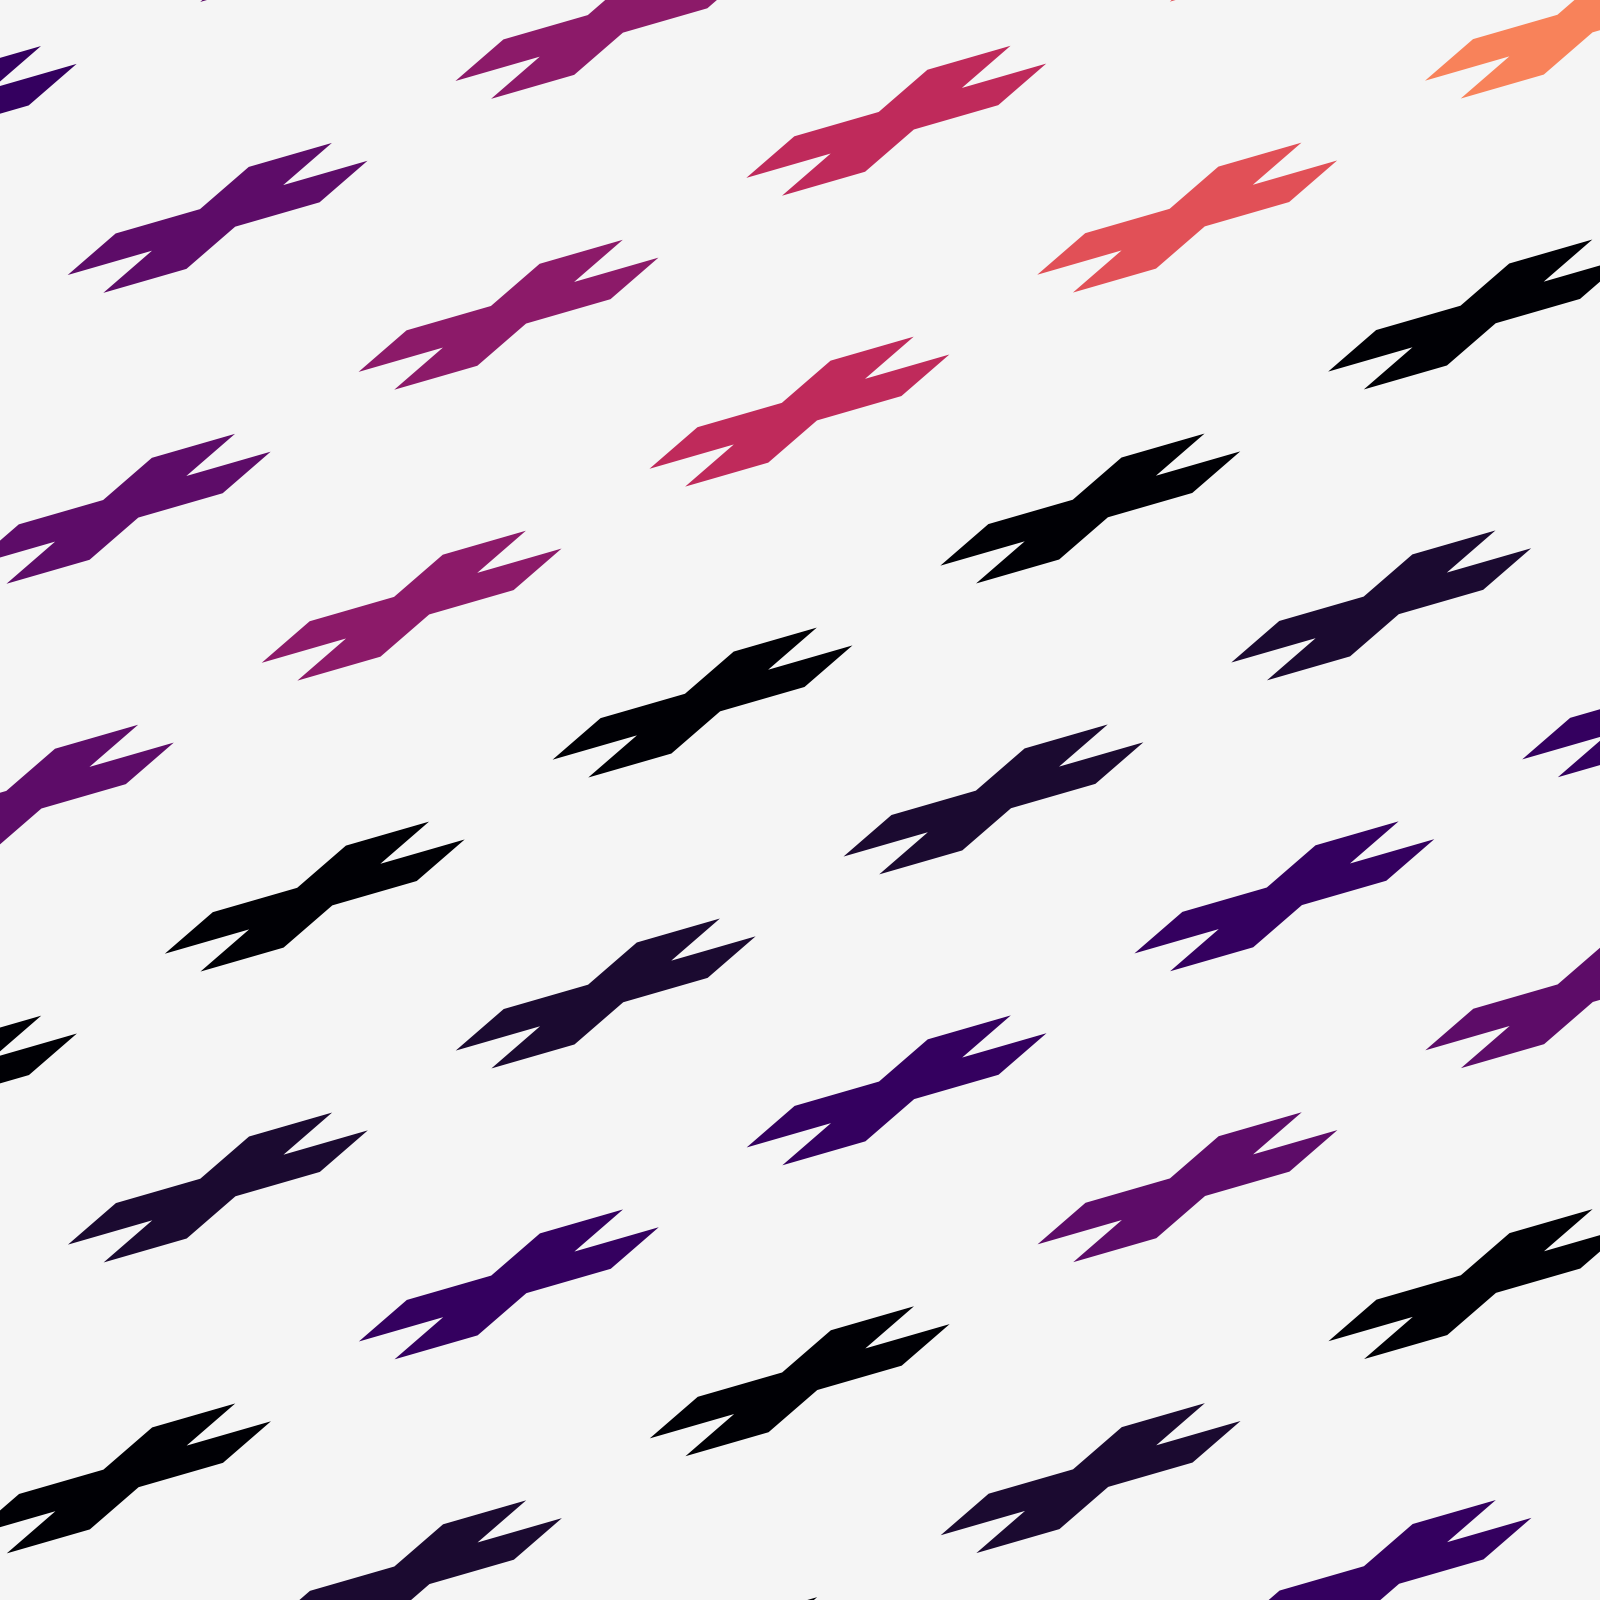

The R source for this figure:
library(tidyverse)

grid_cross <- expand.grid(
  r = 1:10,
  c = 1:10
  ) %>% 
  mutate(
    x = c + r * 0.333,
    y = r - c * 0.333
  ) %>% 
  rowwise() %>% 
  mutate(
    cx = list(c(x - 0.5, x - 0.165, x - 0.165, x + 0.165, x + 0.165, x + 0.5, x + 0.5, x + 0.5, x + 0.165, x + 0.165, x - 0.165, x - 0.165, x - 0.5)),
    cy = list(c(y - 0.165, y - 0.165, y - 0.5, y - 0.5, y - 0.165, y - 0.165, y + 0.5, y + 0.165, y + 0.165, y + 0.5, y + 0.5, y + 0.165, y + 0.165))
  ) %>% 
  ungroup() %>% 
  unnest(c(cx, cy))


a = pi / 3

anim_cross <- grid_cross %>% 
  mutate(
    cx = x + (cx - x) * cos(a) - (cy - y) * sin(a),
    cy = y + (cx - x) * sin(a) + (cy - y) * cos(a)
  )

ggplot(anim_cross) +
  geom_polygon(aes(cx, cy, group = interaction(r, c), fill = c %% r), color = NA) +
  # geom_polygon(aes(cx + 0.667, cy + 0.333, group = interaction(r, c)), fill = "grey97", color = NA) + # keep this for animation
  scale_fill_viridis_c(option = "magma") +
  coord_fixed(xlim = c(4.5, 9.5), ylim = c(0.5, 5.5)) + # "crop"
  theme_void() +
  theme(
    legend.position = "none",
    plot.background = element_rect(fill = "grey97", color = NA)
  ) 

ggsave(here::here("crosses", "crosses.png"), dpi = 320, width = 5, height = 5)

